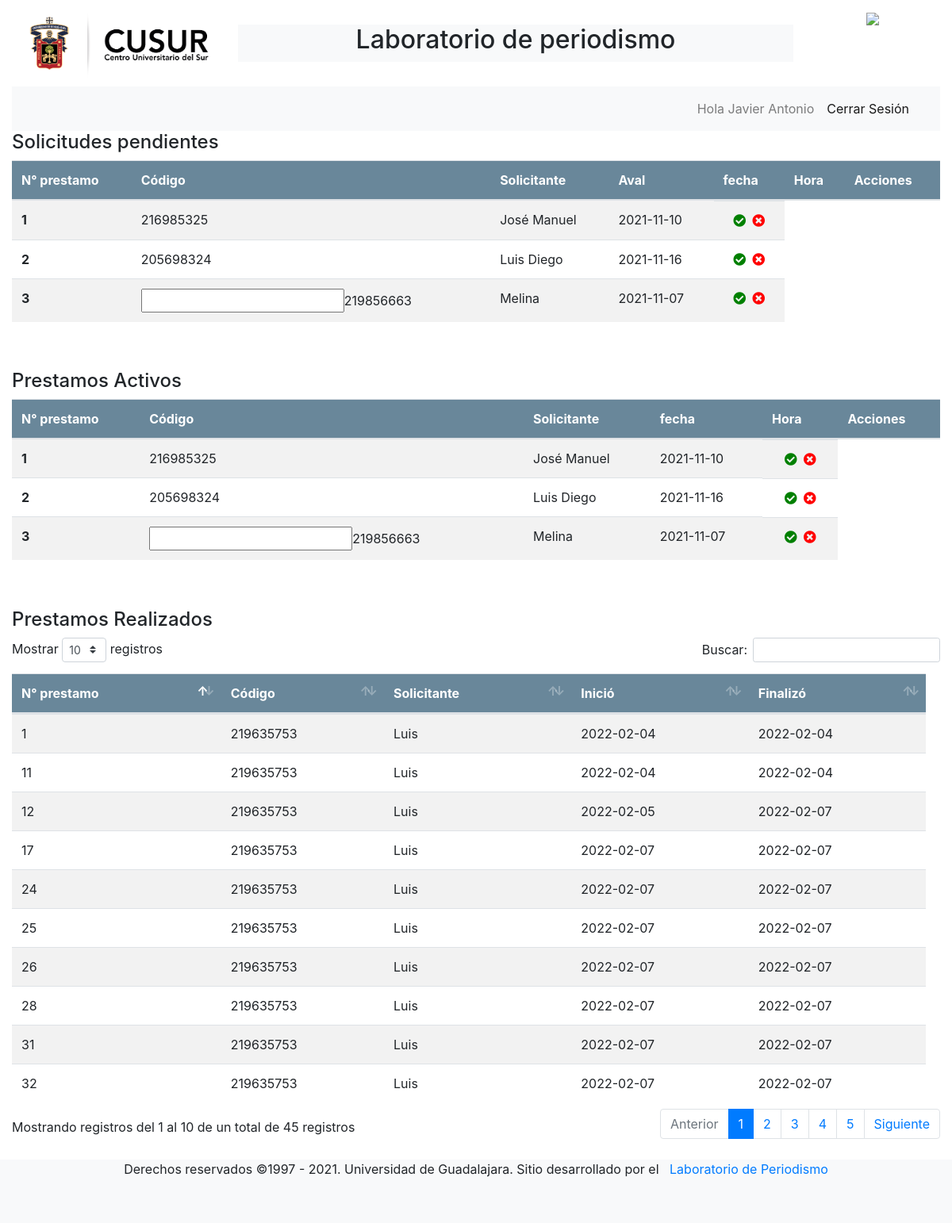
Screenshot of /admin.php (signed in) with the database file from the repository.
### tables this page shows
CREATE TABLE `prestamo` (
  `id_pres` bigint(11) NOT NULL,
  `codigo_u` bigint(10) DEFAULT NULL,
  `id_doc` bigint(10) DEFAULT NULL,
  `aprob_doc` bit(1) NOT NULL,
  `fecha_pres` datetime NOT NULL DEFAULT current_timestamp(),
  `fecha_fin` datetime DEFAULT NULL,
  `estado` bit(1) NOT NULL DEFAULT b'0',
  `obs_pres` text DEFAULT NULL
);

CREATE TABLE `usuario` (
  `codigo_u` bigint(10) NOT NULL,
  `nombre_u` text NOT NULL,
  `app_usu` text NOT NULL,
  `apm_usu` text NOT NULL,
  `tipo_u` text NOT NULL,
  `tel_u` bigint(10) DEFAULT NULL,
  `cor_u` varchar(40) NOT NULL,
  `cel_u` bigint(10) DEFAULT NULL,
  `carrera_u` int(40) DEFAULT NULL,
  `sector` text DEFAULT NULL,
  `contra_ui` varchar(25) NOT NULL
);

### admin.php (the view, shortened to what this page needs)
<?php
    include 'conexion.php';
$sql='SELECT prestamo.*, usuario.codigo_u, usuario.nombre_u from prestamo LEFT JOIN usuario on prestamo.codigo_u = usuario.codigo_u WHERE fecha_fin is NOT NULL';
    $gsent=$pdo->prepare($sql);
    $gsent->execute();
    $resultado = $gsent->fetchAll();
?>
<!DOCTYPE html>
<html lang="en">
<head>
    <link rel="stylesheet" href="bootstrap/css/bootstrap.min.css">
    <link rel="stylesheet" type="text/css" href="datatables/datatables.min.css"/>
    <link rel="stylesheet"  type="text/css" href="datatables/DataTables-1.10.18/css/dataTables.bootstrap4.min.css">
</head>
<body>
    <div class="container-fluid d-flex flex-column justify-content-between" style="min-height:100vh">
        <div>
            <div class="row d-flex flex-col flex-lg-row ">
                <div class="col-4 col-xl-3">
                    <a href="http://www.cusur.udg.mx/es/" style="padding-bottom:1rem; padding-top:1rem;"><img src="./img/ludgycus.png" class="img-fluid"></a>
                </div>
                <div class="col-8 col-sm-6 col-xl-7 m-auto bg-light">
                    <div class="m-auto" style="text-align:center">
                    <h2>Laboratorio de periodismo</h2>
                    </div>
                </div>
                <div class="col-0 col-sm-2 col-xl-2 d-flex justify-content-center .logo">
                    <a href="http://www.cusur.udg.mx/es/galeria_de_imagenes/laboratorio-de-periodismo" class="d-flex justify-content-center .logo" style="width:75%; height:75%; padding-bottom:1rem; padding-top:1rem;" ><img src="./img/logoLab.jpg" class="img-fluid logo"  ></a>
                </div>
            </div>
            <nav class="navbar navbar-expand-sm navbar-light bg-light">
                <div class="container-fluid">
                    <div class="collapse navbar-collapse justify-content-end" id="navbarNav">
                    <ul class="navbar-nav">
                        <li class="nav-item">
                        <a class="nav-link" href="#">Hola <?php echo $_SESSION["admin"]['nombre_a']; ?></a>
                        </li>
                        <li class="nav-item">
                        <a class="nav-link active" href="logout.php">Cerrar Sesión</a>
                        </li>
                    </ul>
                    </div>
                </div>
            </nav>
        </div>
        <h4>Solicitudes pendientes</h4>
        <div class="table-responsive mb-4" style="min-height: 15rem">
            <table class="table table-striped table-hover">
                <thead style="background-color:#69879A; color:#ffffff">
                    <tr>
                    <th scope="col">N° prestamo</th>
                    <th scope="col">Código</th>
                    <th scope="col">Solicitante</th>
                    <th scope="col">Aval</th>
                    <th scope="col" >fecha</th>
                    <th scope="col">Hora</th>
                    <th scope="col" >Acciones</th>
                    </tr>
                </thead>
                <tbody id="ttable">
                    <tr>
                        <th scope="row">1</th>
                        <td>216985325</td>
                        <td>José Manuel</td>
                        <td>2021-11-10</td>
                        <td class="d-flex justify-content-center">
                            <a href="#" class="edit"><i class="fas fa-check-circle mx-1" style="color:green;"></i></a>
                            <a href="#" class="edit"><i class="fas fa-times-circle mx-1" style="color:red;"></i></a>
                        </td>
                    </tr>
                    <tr>
                        <th scope="row">2</th>
                        <td>205698324</td>
                        <td>Luis Diego</td>
                        <td>2021-11-16</td>
                        <td class="d-flex justify-content-center">
                            <a href="#" class="edit"><i class="fas fa-check-circle mx-1" style="color:green;"></i></a>
                            <a href="#" class="edit"><i class="fas fa-times-circle mx-1" style="color:red;"></i></a>
                        </td>
                    </tr>
                    <tr>
                        <th scope="row">3</th>
                        <td>
                            <form method="post" name="forma" action="ver_usuario.php">
                                <div style="cursor:pointer" onclick="enviar()"><input >219856663</div>
                            </form>
                        </td>
                        <td>Melina</td>
                        <td>2021-11-07</td>
                        <td class="d-flex justify-content-center">
                            <a href="#" class="edit"><i class="fas fa-check-circle m-1" style="color:green;"></i></a>
                            <a href="#" class="edit"><i class="fas fa-times-circle m-1" style="color:red;"></i></a>
                        </td>
                    </tr>
                </tbody>
            </table>
        </div>
        <h4>Prestamos Activos</h4>
        <div class="table-responsive mb-4"  style="min-height: 15rem">
            <table class="table table-striped table-hover">
                <thead style="background-color:#69879A; color:#ffffff">
                    <tr>
                    <th scope="col">N° prestamo</th>
                    <th scope="col">Código</th>
                    <th scope="col">Solicitante</th>
                    <th scope="col" >fecha</th>
                    <th scope="col">Hora</th>
                    <th scope="col" >Acciones</th>
                    </tr>
                </thead>
                <tbody id="ttable-a">
                    <tr>
                        <th scope="row">1</th>
                        <td>216985325</td>
                        <td>José Manuel</td>
                        <td>2021-11-10</td>
                        <td class="d-flex justify-content-center">
                            <a href="#" class="edit"><i class="fas fa-check-circle mx-1" style="color:green;"></i></a>
                            <a href="#" class="edit"><i class="fas fa-times-circle mx-1" style="color:red;"></i></a>
                        </td>
                    </tr>
                    <tr>
                        <th scope="row">2</th>
                        <td>205698324</td>
                        <td>Luis Diego</td>
                        <td>2021-11-16</td>
                        <td class="d-flex justify-content-center">
                            <a href="#" class="edit"><i class="fas fa-check-circle mx-1" style="color:green;"></i></a>
                            <a href="#" class="edit"><i class="fas fa-times-circle mx-1" style="color:red;"></i></a>
                        </td>
                    </tr>
                    <tr>
                        <th scope="row">3</th>
                        <td>
                            <form method="post" name="forma" action="ver_usuario.php">
                                <div style="cursor:pointer" onclick="enviar()"><input >219856663</div>
                            </form>
                        </td>
                        <td>Melina</td>
                        <td>2021-11-07</td>
                        <td class="d-flex justify-content-center">
                            <a href="#" class="edit"><i class="fas fa-check-circle m-1" style="color:green;"></i></a>
                            <a href="#" class="edit"><i class="fas fa-times-circle m-1" style="color:red;"></i></a>
                        </td>
                    </tr>
                </tbody>
            </table>
        </div>
        <h4>Prestamos Realizados</h4>
        <div class="table-responsive mb-4"  style="height: min-content;">
            <table class="table table-striped table-hover" id="example" >
                <thead style="background-color:#69879A; color:#ffffff">
                    <tr>
                    <th scope="col">N° prestamo</th>
                    <th scope="col">Código</th>
                    <th scope="col">Solicitante</th>
                    <th scope="col" >Inició</th>
                    <th scope="col">Finalizó</th>
                    </tr>
                </thead>
                <tbody id="ttable-r">
                    <?php foreach($resultado as $dato): ?>
                        <tr>
                            <td>
                                <form method="post" name="forma<?php echo ($dato['id_pres']); ?>" id="form<?php echo ($dato['id_pres']); ?>" action="ver_prestamo.php">
                                    <div style="cursor:pointer" class="checkUsuario"><input type="hidden" name="id_pres" value=<?php echo ($dato['id_pres']); ?>><?php echo ($dato['id_pres']); ?></div>
                                </form>
                            </td>
                            <td>
                                <form method="post" name="forma<?php echo ($dato['codigo_u']); ?>" id="form<?php echo ($dato['codigo_u']); ?>" action="ver_usuario.php">
                                    <div style="cursor:pointer" class="checkUsuario"><input type="hidden" name="cod" value=<?php echo ($dato['codigo_u']); ?>><?php echo ($dato['codigo_u']); ?></div>
                                </form>
                            </td>
                            <td><?php echo ($dato["nombre_u"]); ?></td>
                            <td><?php echo date('Y-m-d', strtotime($dato["fecha_pres"])); ?></td>
                            <td><?php echo date('Y-m-d', strtotime($dato["fecha_fin"])); ?></td>
                        </tr>
                    <?php endforeach?>
                    </tbody>
            </table>
        </div>
        <div class="row d-flex justify-content-center bg-light" style="height: 80px;">
            Derechos reservados ©1997 - 2021. Universidad de Guadalajara. Sitio desarrollado por el&nbsp<a href="http://www.cusur.udg.mx/es/galeria_de_imagenes/laboratorio-de-periodismo" class="text-decoration-none" >&nbsp Laboratorio de Periodismo</a>
        </div>
    </div>
    <link href="css/fontawesome-free-5.15.3-web/css/all.css" rel="stylesheet">
    <link rel="stylesheet" href="estilos/responsive.css">
</body>
</html>

### rows the page displays
prestamo: id_pres "1", codigo_u.codigo_u "219635753", codigo_u.nombre_u "Luis", fecha_pres "2022-02-04", fecha_fin "2022-02-04"
prestamo: id_pres "11", codigo_u.codigo_u "219635753", codigo_u.nombre_u "Luis", fecha_pres "2022-02-04", fecha_fin "2022-02-04"
prestamo: id_pres "12", codigo_u.codigo_u "219635753", codigo_u.nombre_u "Luis", fecha_pres "2022-02-05", fecha_fin "2022-02-07"
prestamo: id_pres "17", codigo_u.codigo_u "219635753", codigo_u.nombre_u "Luis", fecha_pres "2022-02-07", fecha_fin "2022-02-07"
prestamo: id_pres "24", codigo_u.codigo_u "219635753", codigo_u.nombre_u "Luis", fecha_pres "2022-02-07", fecha_fin "2022-02-07"
prestamo: id_pres "25", codigo_u.codigo_u "219635753", codigo_u.nombre_u "Luis", fecha_pres "2022-02-07", fecha_fin "2022-02-07"
prestamo: id_pres "26", codigo_u.codigo_u "219635753", codigo_u.nombre_u "Luis", fecha_pres "2022-02-07", fecha_fin "2022-02-07"
prestamo: id_pres "28", codigo_u.codigo_u "219635753", codigo_u.nombre_u "Luis", fecha_pres "2022-02-07", fecha_fin "2022-02-07"
prestamo: id_pres "31", codigo_u.codigo_u "219635753", codigo_u.nombre_u "Luis", fecha_pres "2022-02-07", fecha_fin "2022-02-07"
prestamo: id_pres "32", codigo_u.codigo_u "219635753", codigo_u.nombre_u "Luis", fecha_pres "2022-02-07", fecha_fin "2022-02-07"

### other values shown
$_SESSION["admin"]['nombre_a'] "Javier Antonio"
